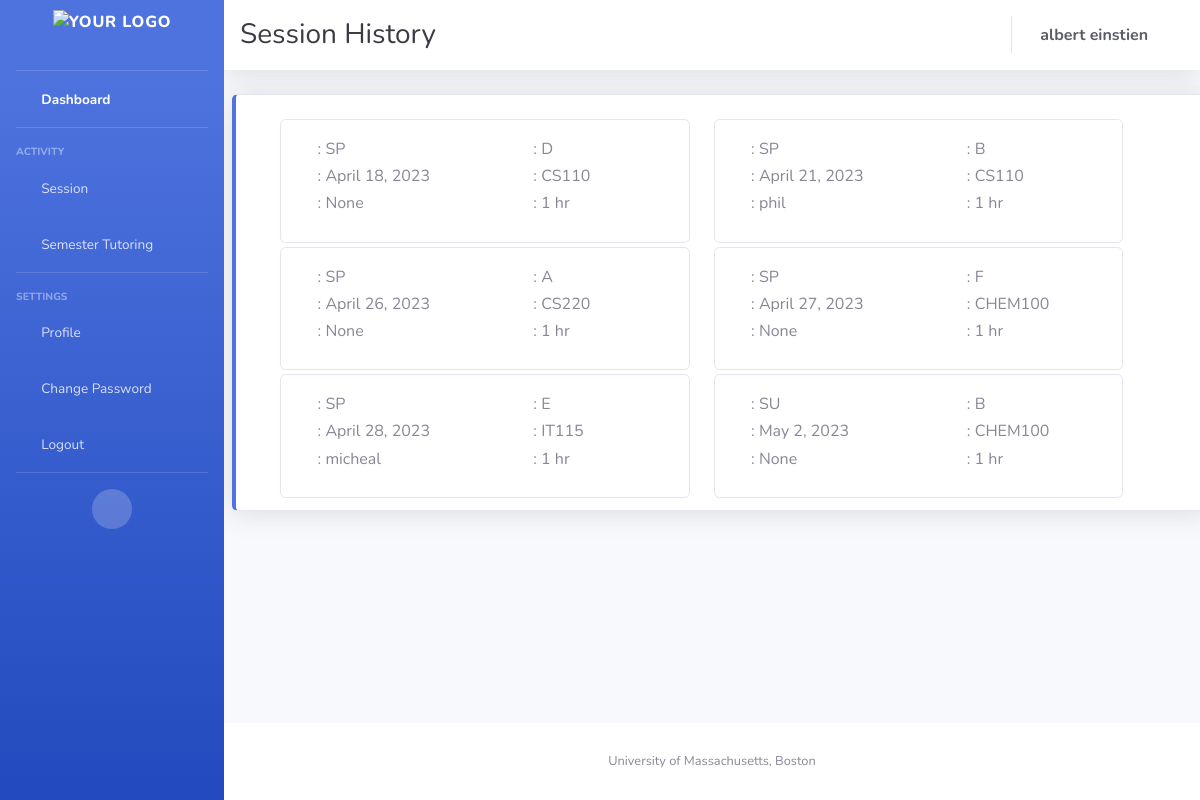
The page /session-hsitory/ (signed in) on the database as committed earlier.
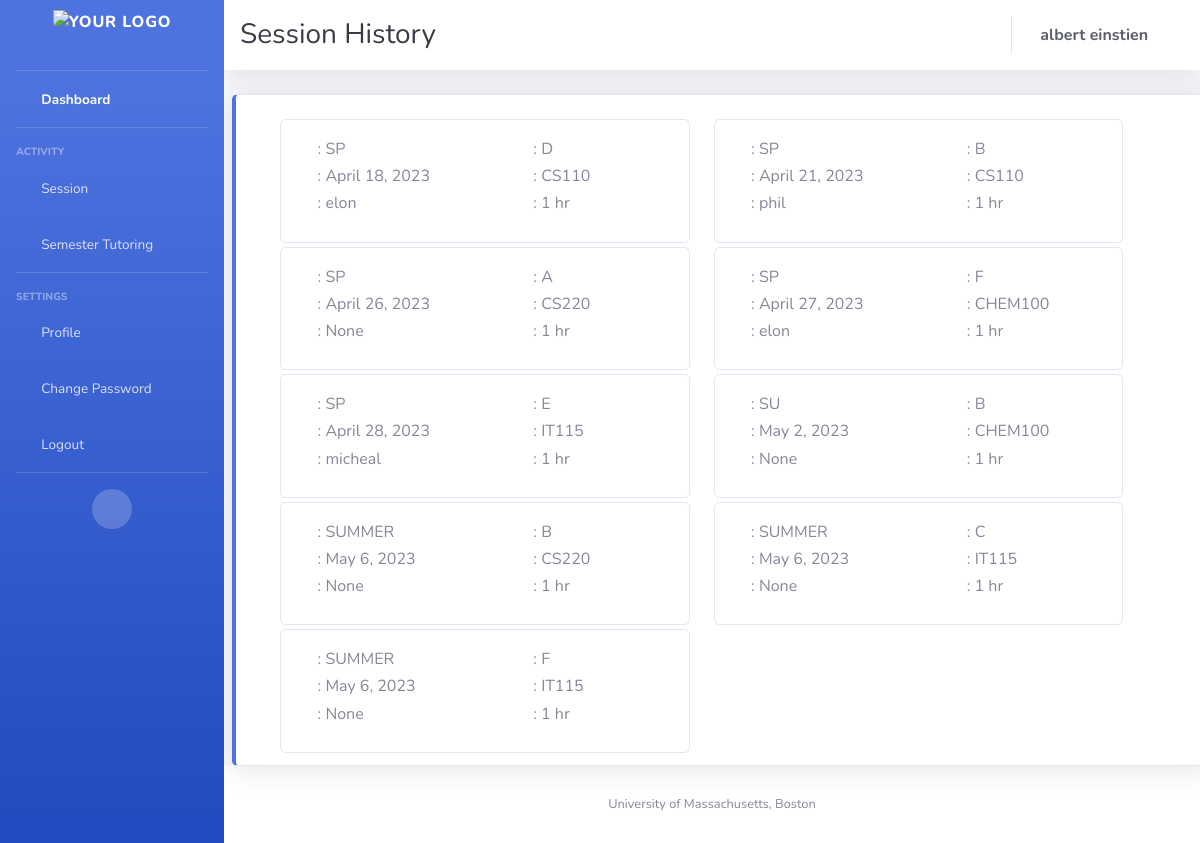
The same page on the database as committed later.
### appusers/models.py (models this page shows, shortened)
class Availability(models.Model):
    tutor = models.ForeignKey(Tutor, on_delete=models.CASCADE, null=True, blank=True, related_name='availabilities')
    date = models.DateField()
    timeblock = models.CharField(max_length=1, choices=TIMEBLOCK_CHOICES)
    booked_by = models.ForeignKey(Student, on_delete=models.SET_NULL, null=True, blank=True,
                                  related_name='booked_slots')
    course = models.ForeignKey(Course, on_delete=models.CASCADE)
    status = models.CharField(max_length=1, choices=STATUS_CHOICES)
    semester = models.CharField(max_length=25, null=True)

class Course(models.Model):
    c_name = models.CharField(max_length=100)
    c_code = models.CharField(max_length=50, unique=True, null=False)
    def __str__(self):
        return self.c_name

class Student(models.Model):
    user = models.OneToOneField(User, on_delete=models.CASCADE)
    ums_id = models.CharField(max_length=20, unique=True, null=False)
    courses = models.ManyToManyField(Course, related_name='students')
    no_shows = models.IntegerField(max_length=1, default=0)
    profile_picture = models.URLField(default='static/images/favicons/Blue_logo.png')
    def __str__(self):
        return self.user.username

### appusers/views.py (the view)
# urls.py: path('session-hsitory/', session_history, name='session_history'),
@login_required
def session_history(request):
    current_user = request.user
    today = date.today()
    slots = Availability.objects.all().order_by('date')
    try:
        student = current_user.student
        student_session_history = Availability.objects.filter(booked_by=student, date__lt=today).order_by('date')
    except Student.DoesNotExist:
        student_session_history = []
    try:
        tutor = current_user.tutor
        tutor_session_history = Availability.objects.filter(tutor=tutor, date__lt=today).order_by('date')
    except Tutor.DoesNotExist:
        tutor_session_history = []
    return render(request, 'session_history.html',
                  {'slots': slots, 'today': today,
                   'student_session_history': student_session_history,
                   'tutor_session_history': tutor_session_history,
                  })

### templates/session_history.html (shortened to what this page needs)
{% extends "base.html" %}
{% block top_heading %}
    <h1 class="h3 mb-0 text-gray-900">Session History</h1>
{% endblock %}
{% block content %}
    {% if user.is_authenticated %}
        {% if request.user.tutor %}
            <div class="container-fluid card border-left-primary shadow py-2 mr-5 ml-2 mt-3">
            <div id="card-container" class="row row-cols-1 row-cols-md-2 overflow-auto mr-5 ml-2 mt-3" >
                {% for session in tutor_session_history %}
                    <div class="col mb-1">
                        <div class="card">
                            <div class="row g-0">
                                <div class="col-md-6">
                                    <div class="card-body">
                                        <div class="h6">
                                            <i class="fas fa-archive"></i>
                                            : {{ session.semester }}
                                        </div>
                                        <div class="h6">
                                            <i class="fas fa-calendar"></i>
                                            : {{ session.date }}
                                        </div>
                                        <div class="h6">
                                            <i class="fas fa-user-alt"></i>
                                            : {{ session.booked_by }}
                                        </div>
                                    </div>
                                </div>
                                <div class="col-md-6">
                                    <div class="card-body">
                                        <div class="h6">
                                            <i class="fas fa-clock"></i>
                                            : {{ session.timeblock }}
                                        </div>
                                        <div class="h6">
                                            <i class="fas fa-book"></i>
                                            : {{ session.course }}
                                        </div>
                                        <div class="h6">
                                            <i class="fas fa-user-clock"></i>
                                            : 1 hr
                                        </div>
                                    </div>
                                </div>
                            </div>
                       </div>
                    </div>
                    {% empty %}
                    <p>No sessions today.</p>
                {% endfor %}
            </div>
        </div>
        {% endif %}
    {% endif %}
{% endblock %}

### templates/base.html (shortened to what this page needs)
{% load static %}
<!DOCTYPE html>
<html lang="en">
<head>
    <link href="{% static 'vendor/fontawesome-free/css/all.min.css' %}" rel="stylesheet" type="text/css">
    <link href="{% static 'css/sb-admin-2.min.css' %}" rel="stylesheet">
</head>
<body id="page-top">
<div id="wrapper">
    <ul class="navbar-nav bg-gradient-primary sidebar sidebar-dark accordion" id="accordionSidebar">
        <a class="sidebar-brand d-flex align-items-center justify-content-center" href="{% url 'home' %}">
            <img src="{% static 'images/favicons/New UMB logo Black w lockup.png' %}" alt="Your Logo" height="50">
        </a>
        <hr class="sidebar-divider my-0">
        <li class="nav-item active">
            <a class="nav-link" href="{% url 'home' %}">
                <i class="fas fa-fw fa-tachometer-alt"></i>
                <span>Dashboard</span></a>
        </li>
        <hr class="sidebar-divider">
        <div class="sidebar-heading">
            Activity
        </div>
        <li class="nav-item">
            <a class="nav-link collapsed" href="#" data-toggle="collapse" data-target="#collapseTwo"
               aria-expanded="true" aria-controls="collapseTwo">
                <i class="fas fa-fw fa-cog"></i>
                <span>Session</span>
            </a>
        </li>
        <li class="nav-item">
            <a class="nav-link collapsed" href="#" data-toggle="collapse" data-target="#collapseUtilities"
               aria-expanded="true" aria-controls="collapseUtilities">
                <i class="fas fa-fw fa-list"></i>
                <span>Semester Tutoring</span>
            </a>
        </li>
        <hr class="sidebar-divider">
        <div class="sidebar-heading">
            Settings
        </div>
        <li class="nav-item ">
            <a class="nav-link" href="{% url 'profile' %}">
                <i class="fas fa-fw fa-user"></i>
                <span>Profile</span></a>
        </li>
        <li class="nav-item ">
            <a class="nav-link" href="">
                <i class="fas fa-fw fa-cogs"></i>
                <span>Change Password</span></a>
        </li>
        <li class="nav-item ">
            <a class="nav-link" data-toggle="modal" data-target="#logoutModal" href="{% url 'logout' %}">
                <i class="fas fa-fw fa-sign-out-alt"></i>
                <span>Logout</span></a>
        </li>
        <hr class="sidebar-divider d-none d-md-block">
        <div class="text-center d-none d-md-inline">
            <button class="rounded-circle border-0" id="sidebarToggle"></button>
        </div>
    </ul>
    <div id="content-wrapper" class="d-flex flex-column">
        <div id="content">
            <nav class="navbar navbar-expand navbar-light bg-white topbar mb-4 static-top shadow">
                {% block top_heading %}{% endblock %}
                <ul class="navbar-nav ml-auto">
                    <li class="nav-item dropdown no-arrow">
                        <a class="nav-link">
                            <span class="mr-4 font-weight-bold d-none d-lg-inline text-gray-800 ">{{ user.first_name}} {{ user.last_name}}</span>
                        </a>
                    </li>
                </ul>
            </nav>
            {% block content %}{% endblock %}
        </div>
        <footer class="sticky-footer bg-white">
            <div class="container my-auto">
                <div class="copyright text-center my-auto">
                    <span>University of Massachusetts, Boston</span>
                </div>
            </div>
        </footer>
    </div>
</div>
</body>
</html>

Rows that differ between the two databases and show on the page:
changed Availability "April 18, 2023": booked_by "None" → "elon"
changed Availability "April 27, 2023": booked_by "None" → "elon"
added Availability: semester "SUMMER", date "May 6, 2023", booked_by "None", timeblock "B", course "CS220"
added Availability: semester "SUMMER", date "May 6, 2023", booked_by "None", timeblock "C", course "IT115"
added Availability: semester "SUMMER", date "May 6, 2023", booked_by "None", timeblock "F", course "IT115"
